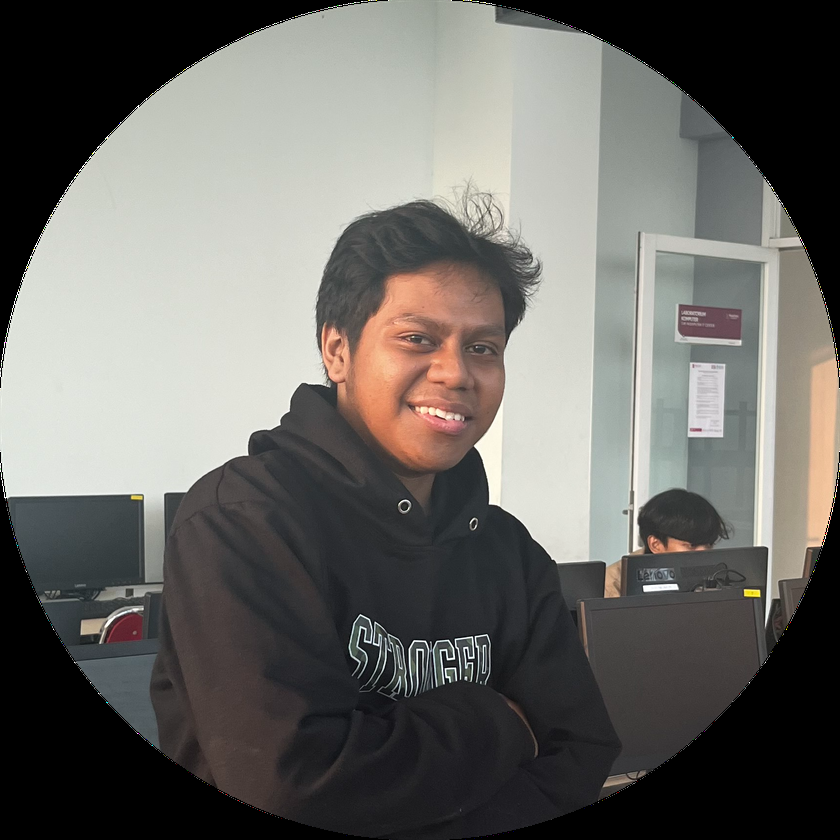
#> input picture Hasil Kuliah 4 Tahun/Semester 5/Pengelolahan Citra Digital/Sesi 6/Latihan/File Gambar/image.png, 840 x 840 px, shrunk from 1708 x 1708 before the run, found by its file name
$ python oy.py
#> lines starting #> are read from the running program, lines starting #| are printed output that depends on the picture; after the words box and inside, x2 and y2 are one past the last pixel; in counts of white or black regions, pixels touching at a corner belong together
import imageio as img
import numpy as np
import matplotlib.pyplot as plt

def localThres(image, block_size, c):
    imgPad = np.pad(image, pad_width=block_size//2, mode='constant', constant_values=0)
    threshold = np.zeros_like(image)

    for i in range(image.shape[0]):
        for j in range(image.shape[1]):
            local_area = imgPad[i:i+block_size, j:j+block_size]
            local_mean = np.mean(local_area)
            threshold[i, j] = 255 if image[i, j] > (local_mean - c) else 0

    return threshold

# Membaca gambar
image_path = 'C:/LupusKae/image.png'
image1 = img.imread(image_path, as_gray=True)
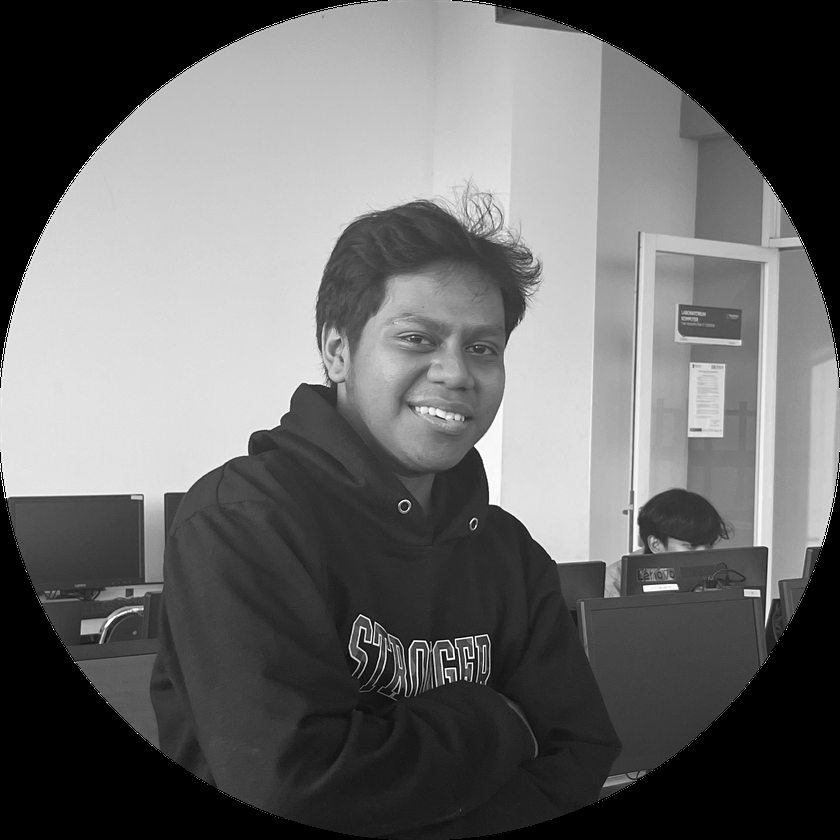
#> image1: shape (840, 840) float32; min 0, max 255, mean 105.2

# Memanggil fungsi dengan parameter yang sesuai
thres = localThres(image1, 15, 10)
#> in localThres, `imgPad = np.pad(image, pad_width=block_size//2, mode='constant', const..`:
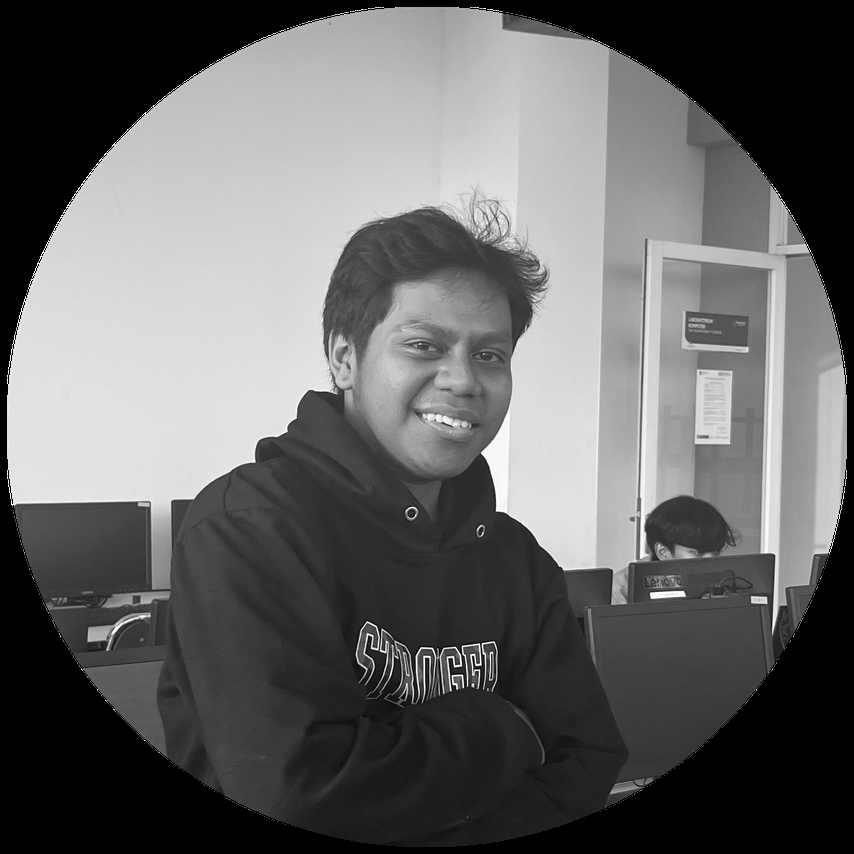
#> imgPad: shape (854, 854) float32; min 0, max 255, mean 101.8
#> after the loop in localThres, `for i in range(image.shape[0]):`:
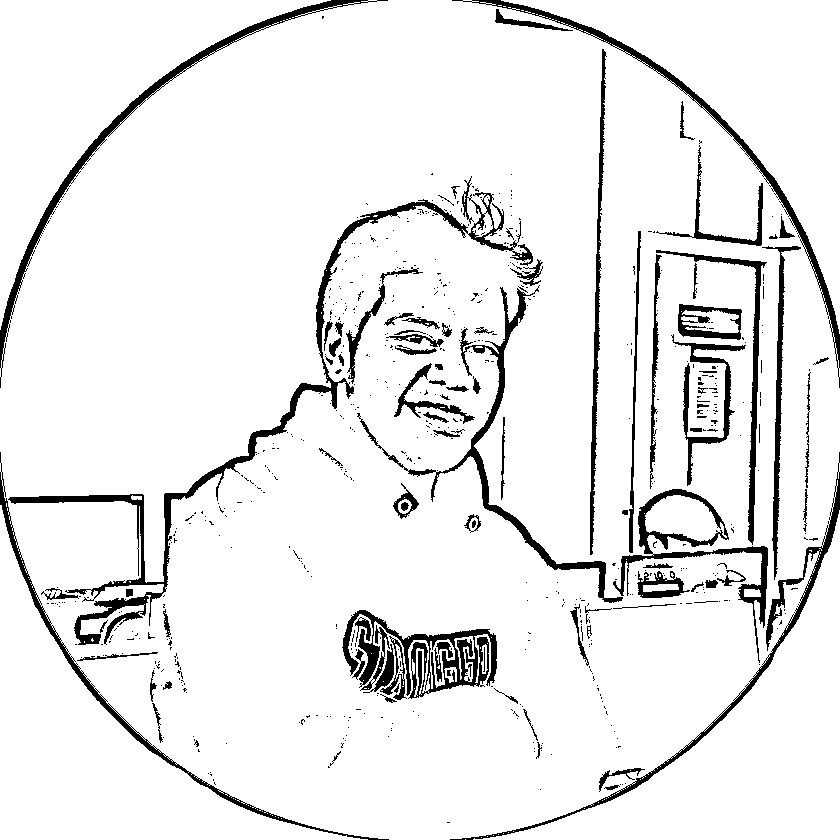
#> threshold: shape (840, 840) float32; 92.3% white; 649 black regions (552 under 20 px), largest, box (x1, y1, x2, y2) and area: (8, 176, 533, 645) 8024, (342, 610, 497, 699) 4225, (0, 0, 388, 388) 3936

# Menampilkan hasil
plt.figure(figsize=(10, 10))
plt.subplot(1, 3, 1)
plt.imshow(image1, cmap="gray")
plt.title("Original Image")
plt.axis('off')

plt.subplot(1, 3, 2)
plt.imshow(thres, cmap="gray")
plt.title("Thresholded Image")
plt.axis('off')

plt.subplot(1, 3, 3)
plt.imshow(image1, cmap="gray")
plt.title("Original Image Again")
plt.axis('off')

plt.show()
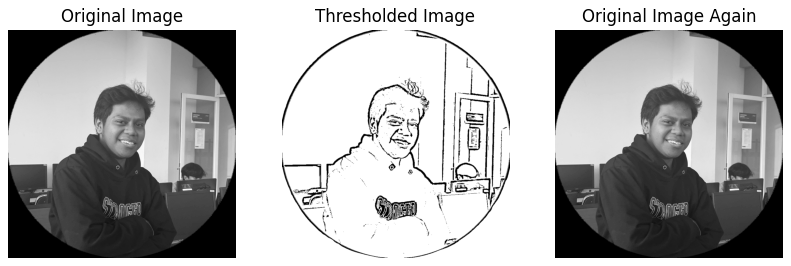
#> figure drawn by matplotlib, 3 panels
